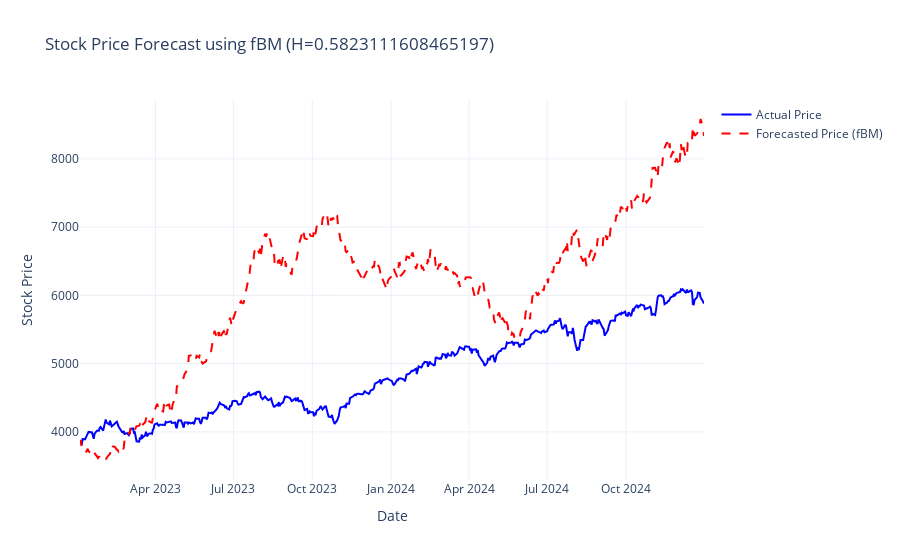

Notebook source saved alongside this figure:
### Code cell
from stochastic.processes.continuous import FractionalBrownianMotion
import numpy as np
import random
import plotly.graph_objects as go

def simulate_fbm_prices(train_data, test_data, H):
    """
    Simulate future stock prices using a geometric fractional Brownian motion model.
    
    Parameters:
        train_data (DataFrame): Training data containing columns 'price' and 'log_returns'.
        test_data (DataFrame): Testing data (used to determine the forecast horizon).
        H (float): Hurst exponent for the fBM model.
    
    Returns:
        np.ndarray: Array of simulated future prices.
    """
    # Set a fixed seed for reproducibility
    random.seed(42)
    np.random.seed(42)
    
    # Calculate drift (μ) and volatility (σ) from training log returns
    mu = train_data["log_returns"].mean()
    sigma = train_data["log_returns"].std()

    # Define Fractional Brownian Motion (fBM) model
    n_days = len(test_data)
    fbm = FractionalBrownianMotion(hurst=H, t=n_days - 1)
    fbm_values = fbm.sample(n=n_days - 1)
    
    # Use the last known price from training data as the starting point
    S0 = train_data['price'].iloc[-1]
    simulated_prices = S0 * np.exp(mu * np.arange(n_days) + sigma * fbm_values)
    
    return simulated_prices

def plot_actual_vs_simulated(test_data, simulated_prices, H):
    """
    Create an interactive Plotly plot comparing the actual prices with simulated prices.
    
    Parameters:
        test_data (DataFrame): DataFrame containing the actual price data with its index as dates.
        simulated_prices (np.ndarray): Array of simulated prices.
        H (float): Hurst exponent used in the simulation (for plot title).
    """
    # Create a Plotly figure
    fig = go.Figure()

    # Add actual price trace
    fig.add_trace(go.Scatter(
        x=test_data.index,
        y=test_data["price"],
        mode='lines',
        name='Actual Price',
        line=dict(color='blue')
    ))

    # Add simulated (forecasted) price trace
    fig.add_trace(go.Scatter(
        x=test_data.index,
        y=simulated_prices,
        mode='lines',
        name='Forecasted Price (fBM)',
        line=dict(color='red', dash='dash')
    ))

    # Update layout of the plot
    fig.update_layout(
        title=f"Stock Price Forecast using fBM (H={H})",
        xaxis_title="Date",
        yaxis_title="Stock Price",
        template="plotly_white"
    )
    
    # Display the plot
    fig.show()

# Example usage:
simulated_prices = simulate_fbm_prices(SNP_training_df, SNP_testing_df, SNP_hurst_est)
plot_actual_vs_simulated(SNP_testing_df, simulated_prices, SNP_hurst_est)

### Figure 1 — Plotly figure (JSON) as saved in the notebook; plotly's stock layout.template omitted (floating-point values rounded to 4 significant figures; data arrays with more than 128 entries replaced by an {"elided": "..."} marker saying what was removed)
{"data": [{"line": {"color": "blue"}, "mode": "lines", "name": "Actual Price", "type": "scatter", "x": {"elided": "502 str values"}, "y": {"elided": "502 float values"}}, {"line": {"color": "red", "dash": "dash"}, "mode": "lines", "name": "Forecasted Price (fBM)", "type": "scatter", "x": {"elided": "502 str values"}, "y": {"elided": "502 float values"}}], "layout": {"title": {"text": "Stock Price Forecast using fBM (H=0.5823111608465197)"}, "xaxis": {"title": {"text": "Date"}}, "yaxis": {"title": {"text": "Stock Price"}}}}
